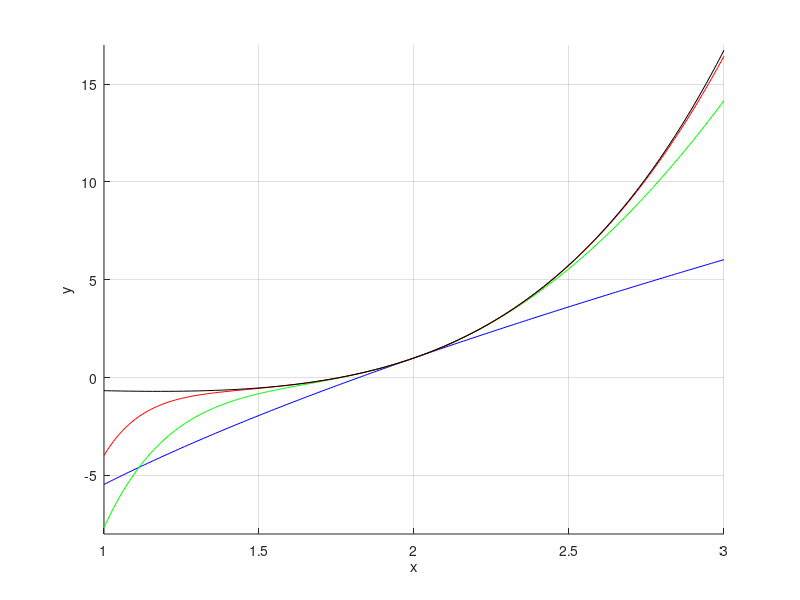

The MATLAB script that drew this image:
% plots the first, third and fifth approximations by using Picard method
% for the Cauchy problem:
% xdy/dx = 5y + 3x, y(2) = 1
% in blue, green, red color for x in [1; 3]
% than solves numerically the given problem and plots the solution in black
function Picard
    % x for all plots is in the interval [1; 3]
    xmin = 1;
    xmax = 3;

    % from many runs and experiments for the given equation y in [-8; 17]
    % fits perfectly from the plots
    ymin = -8;
    ymax = 17;
    
    % the starting condition y(2) = 1 = y0 = y(x0)
    x0 = 2;
    y0 = 1;
    
    % draw x-axis for x in [xmin; xmax] and y-axis for y in [ymin; ymax]
    axis([xmin xmax ymin ymax]);
    % ensure all plots remain
    hold on;
    % draw grid
    grid on;
    % label the x-axis
    xlabel('x');
    % label the y-axis
    ylabel('y');
    
    % the number of intervals used for spliting the inteval for x-es left
    % to x0 and right to x0 (since both ode45 and the recursive integral
    % from Picard method starts from x0)
    count = 100;
    % intervals for x-es left to x0
    xleft = x0:((xmin - x0) / count):xmin;
    % intervals for x-es right to x0
    xright = x0:((xmax - x0) / count):xmax;
    
    % cumtrapz is used for approximating the recursice integral from Picard
    % method wich takes interval splitted at sub-intervals represented by a
    % single vector and returns as an output vector with partial sums 
    % this is why we will add y0 to each element of the partial sums vector
    % creating vector with all 1 multiplied by y0 is the same as creating
    % vector of all y0 with length equal to the length of points left to x0
    % and right to x0
    y0left = y0 * ones(1, length(xleft));
    y0right = y0 * ones(1, length(xright));
    
    % define variables to store the previous approximation in Picard method
    yleftPrev = y0left;
    yrightPrev = y0right;
    
    % the right hand side of the given equation
    % xdy/dx = 5y + 3x
    % rewritten as dy/dx = 5(y/x) + 3 when x /= 0
    % (0 is not in our interval so no point is missed) 
    f = @(x, y) (5 * (y / x) + 3);
    
    % colors for the first (blue), third (green) and fifth (red)
    % approximations
    colors = ['b' 'g' 'r'];
    % starting with the color for first approximation to plot
    c = 1;
    
    % since we want to plot only the first, third and fifth approximations
    % we can calculate only the first five approximations
    for k=1:5
        % approximate the k'th Picard approximation
        % for the given equation for x-es left to x0 
        yleftk = y0left + cumtrapz(xleft, arrayfun(f, xleft, yleftPrev));
        % approximate the k'th Picard approximation
        % for the given equation for x-es left to x0 
        yrightk = y0right + cumtrapz(xright, arrayfun(f, xright, yrightPrev));
        
        % if k is odd than k is either 1, 3 or 5 and that approximation
        % must be plotted with the proper color
        if mod(k, 2) == 1
            % plot-ing both the points left to x0 and right to x0 in the
            % same color
            plot(xleft, yleftk, colors(c), xright, yrightk, colors(c));
            % switch color for the next plot
            c = c + 1;
        end
        
        % set the prev y-es to the current for the next iteration
        yleftPrev = yleftk;
        yrightPrev = yrightk;
    end
    
    % solve the given equation numerically with ode45
    % (the given equation is, is nonstiff so it's OK)
    % ode45 solves dy/dx = f(x, y) from x0 to xmax and requires the
    % required number of initial conditions (in this case only one)
    % at the x0 this is why a split to left x-es and right x-es is required
    % solve numerically the given equation for x-es left to x0 
    [xleft, yleft] = ode45(f, [x0 xmin], y0);
    % solve numerically the given equation for x-es right to x0
    [xright, yright] = ode45(f, [x0 xmax], y0);
    % plot the numeric solution by ploting both the one
    % for x-es left to x0 and right to x0 in black
    plot(xleft, yleft, 'k', xright, yright, 'k');
end
